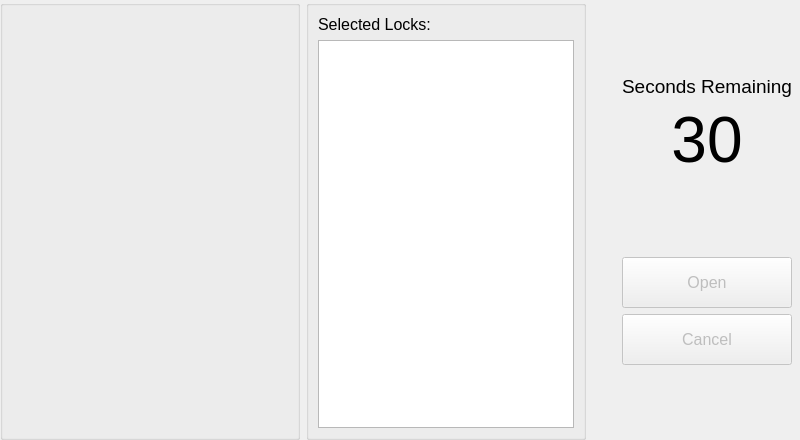
<?xml version="1.0" encoding="UTF-8"?>
<ui version="4.0">
 <class>SelectLocksWidget</class>
 <widget class="QWidget" name="SelectLocksWidget">
  <property name="windowModality">
   <enum>Qt::NonModal</enum>
  </property>
  <property name="geometry">
   <rect>
    <x>0</x>
    <y>0</y>
    <width>800</width>
    <height>440</height>
   </rect>
  </property>
  <property name="minimumSize">
   <size>
    <width>0</width>
    <height>0</height>
   </size>
  </property>
  <property name="maximumSize">
   <size>
    <width>16777215</width>
    <height>16777215</height>
   </size>
  </property>
  <property name="windowTitle">
   <string>Select Locks</string>
  </property>
  <layout class="QHBoxLayout" name="horizontalLayout">
   <property name="leftMargin">
    <number>0</number>
   </property>
   <property name="topMargin">
    <number>0</number>
   </property>
   <property name="rightMargin">
    <number>0</number>
   </property>
   <property name="bottomMargin">
    <number>0</number>
   </property>
   <item>
    <widget class="QGroupBox" name="gbLocksCabinets">
     <property name="sizePolicy">
      <sizepolicy hsizetype="Maximum" vsizetype="Minimum">
       <horstretch>0</horstretch>
       <verstretch>0</verstretch>
      </sizepolicy>
     </property>
     <property name="minimumSize">
      <size>
       <width>300</width>
       <height>0</height>
      </size>
     </property>
     <property name="title">
      <string/>
     </property>
     <layout class="QVBoxLayout" name="verticalLayout_3">
      <property name="leftMargin">
       <number>6</number>
      </property>
      <property name="topMargin">
       <number>6</number>
      </property>
      <property name="rightMargin">
       <number>6</number>
      </property>
      <property name="bottomMargin">
       <number>6</number>
      </property>
      <item>
       <layout class="QVBoxLayout" name="vloLockCabinet">
        <property name="sizeConstraint">
         <enum>QLayout::SetMaximumSize</enum>
        </property>
        <property name="leftMargin">
         <number>0</number>
        </property>
        <property name="topMargin">
         <number>0</number>
        </property>
        <property name="rightMargin">
         <number>0</number>
        </property>
        <property name="bottomMargin">
         <number>0</number>
        </property>
       </layout>
      </item>
     </layout>
    </widget>
   </item>
   <item>
    <widget class="QGroupBox" name="gbSelectedLocks">
     <property name="title">
      <string/>
     </property>
     <layout class="QVBoxLayout" name="verticalLayout_2">
      <item>
       <widget class="QLabel" name="lblSelectedLocks">
        <property name="font">
         <font>
          <pointsize>12</pointsize>
         </font>
        </property>
        <property name="text">
         <string>Selected Locks:</string>
        </property>
       </widget>
      </item>
      <item>
       <widget class="QListWidget" name="lstSelectedLocks">
        <property name="font">
         <font>
          <pointsize>12</pointsize>
         </font>
        </property>
       </widget>
      </item>
     </layout>
    </widget>
   </item>
   <item>
    <spacer name="hsmSelectLocks">
     <property name="orientation">
      <enum>Qt::Horizontal</enum>
     </property>
     <property name="sizeHint" stdset="0">
      <size>
       <width>30</width>
       <height>20</height>
      </size>
     </property>
    </spacer>
   </item>
   <item>
    <layout class="QVBoxLayout" name="vloTimoutOpenCancel">
     <item>
      <spacer name="vsTimeout">
       <property name="orientation">
        <enum>Qt::Vertical</enum>
       </property>
       <property name="sizeHint" stdset="0">
        <size>
         <width>20</width>
         <height>40</height>
        </size>
       </property>
      </spacer>
     </item>
     <item>
      <widget class="QLabel" name="lblTimeTitle">
       <property name="enabled">
        <bool>true</bool>
       </property>
       <property name="font">
        <font>
         <pointsize>14</pointsize>
        </font>
       </property>
       <property name="text">
        <string>Seconds Remaining</string>
       </property>
       <property name="alignment">
        <set>Qt::AlignCenter</set>
       </property>
      </widget>
     </item>
     <item>
      <widget class="QLabel" name="lblTimeRemaining">
       <property name="enabled">
        <bool>true</bool>
       </property>
       <property name="font">
        <font>
         <pointsize>48</pointsize>
         <weight>50</weight>
         <bold>false</bold>
        </font>
       </property>
       <property name="text">
        <string>30</string>
       </property>
       <property name="alignment">
        <set>Qt::AlignCenter</set>
       </property>
      </widget>
     </item>
     <item>
      <spacer name="vsTimoutOpenCancel">
       <property name="orientation">
        <enum>Qt::Vertical</enum>
       </property>
       <property name="sizeHint" stdset="0">
        <size>
         <width>20</width>
         <height>40</height>
        </size>
       </property>
      </spacer>
     </item>
     <item>
      <widget class="QPushButton" name="btnOpenSelected">
       <property name="enabled">
        <bool>false</bool>
       </property>
       <property name="minimumSize">
        <size>
         <width>131</width>
         <height>51</height>
        </size>
       </property>
       <property name="maximumSize">
        <size>
         <width>16777215</width>
         <height>16777215</height>
        </size>
       </property>
       <property name="font">
        <font>
         <pointsize>12</pointsize>
        </font>
       </property>
       <property name="text">
        <string>Open</string>
       </property>
       <property name="checkable">
        <bool>false</bool>
       </property>
      </widget>
     </item>
     <item>
      <widget class="QPushButton" name="btnCancelOpen">
       <property name="enabled">
        <bool>false</bool>
       </property>
       <property name="minimumSize">
        <size>
         <width>131</width>
         <height>51</height>
        </size>
       </property>
       <property name="maximumSize">
        <size>
         <width>16777215</width>
         <height>16777215</height>
        </size>
       </property>
       <property name="font">
        <font>
         <pointsize>12</pointsize>
        </font>
       </property>
       <property name="text">
        <string>Cancel</string>
       </property>
       <property name="checkable">
        <bool>false</bool>
       </property>
      </widget>
     </item>
     <item>
      <spacer name="vsOpenCancel">
       <property name="orientation">
        <enum>Qt::Vertical</enum>
       </property>
       <property name="sizeHint" stdset="0">
        <size>
         <width>20</width>
         <height>18</height>
        </size>
       </property>
      </spacer>
     </item>
    </layout>
   </item>
   <item>
    <spacer name="hsrSelectLocks">
     <property name="orientation">
      <enum>Qt::Horizontal</enum>
     </property>
     <property name="sizeHint" stdset="0">
      <size>
       <width>7</width>
       <height>20</height>
      </size>
     </property>
    </spacer>
   </item>
  </layout>
 </widget>
 <resources/>
 <connections/>
</ui>
